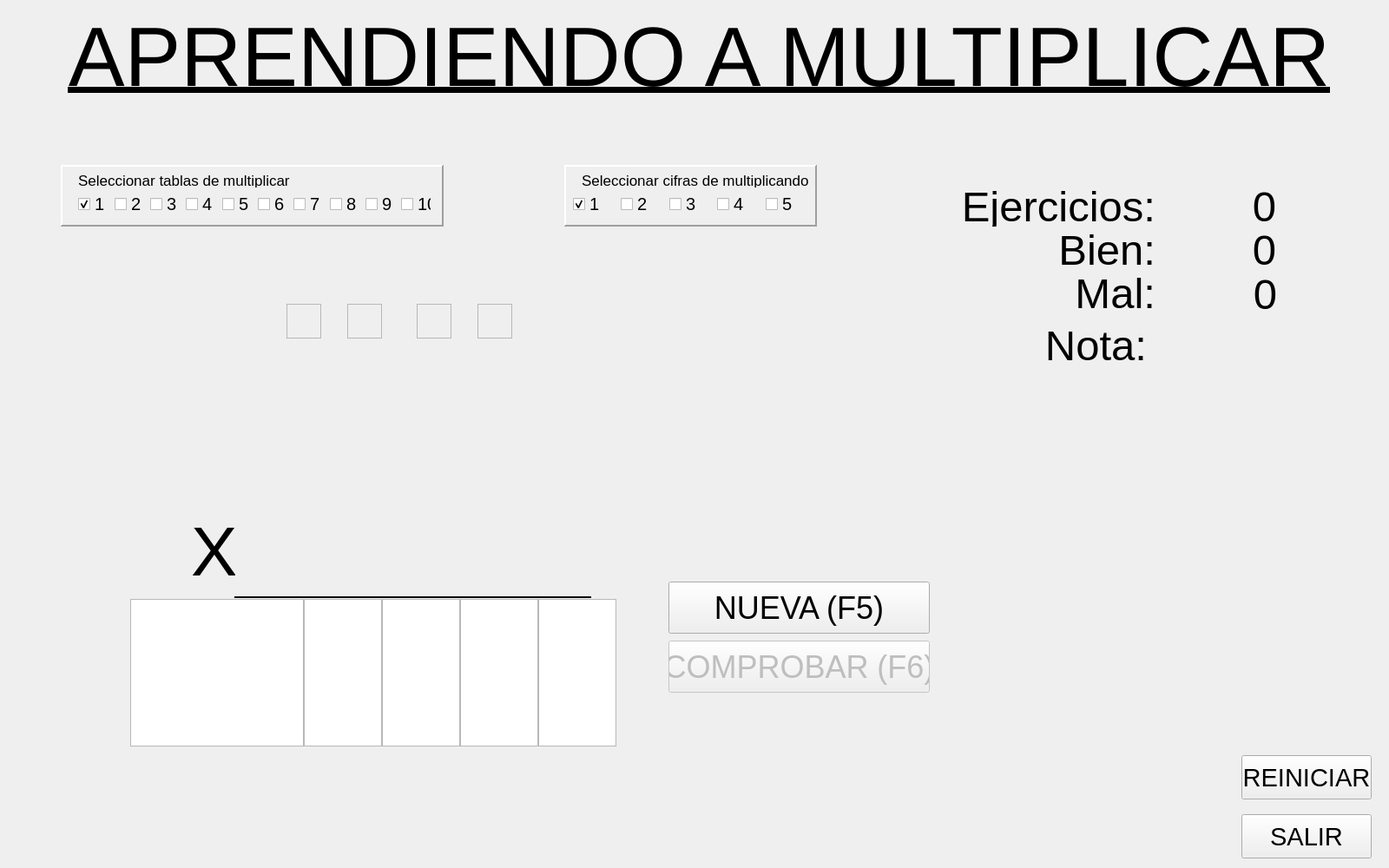
<?xml version="1.0" encoding="UTF-8"?>
<ui version="4.0">
 <class>MainWindow</class>
 <widget class="QMainWindow" name="MainWindow">
  <property name="geometry">
   <rect>
    <x>0</x>
    <y>0</y>
    <width>1600</width>
    <height>1000</height>
   </rect>
  </property>
  <property name="windowTitle">
   <string>MainWindow</string>
  </property>
  <widget class="QWidget" name="centralWidget">
   <widget class="QFrame" name="frame">
    <property name="geometry">
     <rect>
      <x>70</x>
      <y>190</y>
      <width>441</width>
      <height>71</height>
     </rect>
    </property>
    <property name="font">
     <font>
      <pointsize>15</pointsize>
     </font>
    </property>
    <property name="frameShape">
     <enum>QFrame::Panel</enum>
    </property>
    <property name="frameShadow">
     <enum>QFrame::Raised</enum>
    </property>
    <property name="lineWidth">
     <number>2</number>
    </property>
    <property name="midLineWidth">
     <number>2</number>
    </property>
    <widget class="QWidget" name="layoutWidget">
     <property name="geometry">
      <rect>
       <x>20</x>
       <y>30</y>
       <width>407</width>
       <height>31</height>
      </rect>
     </property>
     <property name="font">
      <font>
       <pointsize>15</pointsize>
      </font>
     </property>
     <layout class="QHBoxLayout" name="horizontalLayout">
      <item>
       <widget class="QCheckBox" name="checkBox">
        <property name="font">
         <font>
          <pointsize>15</pointsize>
         </font>
        </property>
        <property name="text">
         <string>1</string>
        </property>
        <property name="checked">
         <bool>true</bool>
        </property>
       </widget>
      </item>
      <item>
       <widget class="QCheckBox" name="checkBox_2">
        <property name="font">
         <font>
          <pointsize>15</pointsize>
         </font>
        </property>
        <property name="text">
         <string>2</string>
        </property>
       </widget>
      </item>
      <item>
       <widget class="QCheckBox" name="checkBox_3">
        <property name="font">
         <font>
          <pointsize>15</pointsize>
         </font>
        </property>
        <property name="text">
         <string>3</string>
        </property>
       </widget>
      </item>
      <item>
       <widget class="QCheckBox" name="checkBox_4">
        <property name="font">
         <font>
          <pointsize>15</pointsize>
         </font>
        </property>
        <property name="text">
         <string>4</string>
        </property>
       </widget>
      </item>
      <item>
       <widget class="QCheckBox" name="checkBox_5">
        <property name="font">
         <font>
          <pointsize>15</pointsize>
         </font>
        </property>
        <property name="text">
         <string>5</string>
        </property>
       </widget>
      </item>
      <item>
       <widget class="QCheckBox" name="checkBox_6">
        <property name="font">
         <font>
          <pointsize>15</pointsize>
         </font>
        </property>
        <property name="text">
         <string>6</string>
        </property>
       </widget>
      </item>
      <item>
       <widget class="QCheckBox" name="checkBox_7">
        <property name="font">
         <font>
          <pointsize>15</pointsize>
         </font>
        </property>
        <property name="text">
         <string>7</string>
        </property>
       </widget>
      </item>
      <item>
       <widget class="QCheckBox" name="checkBox_8">
        <property name="font">
         <font>
          <pointsize>15</pointsize>
         </font>
        </property>
        <property name="text">
         <string>8</string>
        </property>
       </widget>
      </item>
      <item>
       <widget class="QCheckBox" name="checkBox_9">
        <property name="font">
         <font>
          <pointsize>15</pointsize>
         </font>
        </property>
        <property name="text">
         <string>9</string>
        </property>
       </widget>
      </item>
      <item>
       <widget class="QCheckBox" name="checkBox_10">
        <property name="font">
         <font>
          <pointsize>15</pointsize>
         </font>
        </property>
        <property name="text">
         <string>10</string>
        </property>
       </widget>
      </item>
     </layout>
    </widget>
   </widget>
   <widget class="QLabel" name="titulo">
    <property name="geometry">
     <rect>
      <x>20</x>
      <y>10</y>
      <width>1571</width>
      <height>111</height>
     </rect>
    </property>
    <property name="font">
     <font>
      <pointsize>73</pointsize>
      <weight>50</weight>
      <bold>false</bold>
      <underline>true</underline>
     </font>
    </property>
    <property name="text">
     <string>APRENDIENDO A MULTIPLICAR</string>
    </property>
    <property name="textFormat">
     <enum>Qt::PlainText</enum>
    </property>
    <property name="alignment">
     <set>Qt::AlignCenter</set>
    </property>
   </widget>
   <widget class="QLabel" name="seleccionar">
    <property name="geometry">
     <rect>
      <x>90</x>
      <y>200</y>
      <width>271</width>
      <height>16</height>
     </rect>
    </property>
    <property name="font">
     <font>
      <pointsize>13</pointsize>
     </font>
    </property>
    <property name="text">
     <string>Seleccionar tablas de multiplicar</string>
    </property>
   </widget>
   <widget class="QFrame" name="frame_2">
    <property name="geometry">
     <rect>
      <x>650</x>
      <y>190</y>
      <width>291</width>
      <height>71</height>
     </rect>
    </property>
    <property name="font">
     <font>
      <pointsize>15</pointsize>
     </font>
    </property>
    <property name="frameShape">
     <enum>QFrame::Panel</enum>
    </property>
    <property name="frameShadow">
     <enum>QFrame::Raised</enum>
    </property>
    <property name="lineWidth">
     <number>2</number>
    </property>
    <property name="midLineWidth">
     <number>2</number>
    </property>
    <widget class="QWidget" name="layoutWidget">
     <property name="geometry">
      <rect>
       <x>10</x>
       <y>30</y>
       <width>271</width>
       <height>31</height>
      </rect>
     </property>
     <property name="font">
      <font>
       <pointsize>15</pointsize>
      </font>
     </property>
     <layout class="QHBoxLayout" name="horizontalLayout_2">
      <item>
       <widget class="QCheckBox" name="checkBox_11">
        <property name="font">
         <font>
          <pointsize>15</pointsize>
         </font>
        </property>
        <property name="text">
         <string>1</string>
        </property>
        <property name="checked">
         <bool>true</bool>
        </property>
       </widget>
      </item>
      <item>
       <widget class="QCheckBox" name="checkBox_12">
        <property name="font">
         <font>
          <pointsize>15</pointsize>
         </font>
        </property>
        <property name="text">
         <string>2</string>
        </property>
       </widget>
      </item>
      <item>
       <widget class="QCheckBox" name="checkBox_13">
        <property name="font">
         <font>
          <pointsize>15</pointsize>
         </font>
        </property>
        <property name="text">
         <string>3</string>
        </property>
       </widget>
      </item>
      <item>
       <widget class="QCheckBox" name="checkBox_14">
        <property name="font">
         <font>
          <pointsize>15</pointsize>
         </font>
        </property>
        <property name="text">
         <string>4</string>
        </property>
       </widget>
      </item>
      <item>
       <widget class="QCheckBox" name="checkBox_15">
        <property name="font">
         <font>
          <pointsize>15</pointsize>
         </font>
        </property>
        <property name="text">
         <string>5</string>
        </property>
       </widget>
      </item>
     </layout>
    </widget>
    <widget class="QLabel" name="seleccionar_2">
     <property name="geometry">
      <rect>
       <x>20</x>
       <y>10</y>
       <width>261</width>
       <height>16</height>
      </rect>
     </property>
     <property name="font">
      <font>
       <pointsize>13</pointsize>
      </font>
     </property>
     <property name="text">
      <string>Seleccionar cifras de multiplicando</string>
     </property>
    </widget>
   </widget>
   <widget class="QPushButton" name="pushButtonSalir">
    <property name="geometry">
     <rect>
      <x>1430</x>
      <y>938</y>
      <width>150</width>
      <height>51</height>
     </rect>
    </property>
    <property name="font">
     <font>
      <pointsize>22</pointsize>
     </font>
    </property>
    <property name="text">
     <string>SALIR</string>
    </property>
   </widget>
   <widget class="QPushButton" name="pushButtonReiniciar">
    <property name="geometry">
     <rect>
      <x>1430</x>
      <y>870</y>
      <width>150</width>
      <height>51</height>
     </rect>
    </property>
    <property name="font">
     <font>
      <pointsize>22</pointsize>
     </font>
    </property>
    <property name="text">
     <string>REINICIAR</string>
    </property>
   </widget>
   <widget class="QPushButton" name="pushButtonComprobar">
    <property name="enabled">
     <bool>false</bool>
    </property>
    <property name="geometry">
     <rect>
      <x>770</x>
      <y>738</y>
      <width>301</width>
      <height>60</height>
     </rect>
    </property>
    <property name="font">
     <font>
      <pointsize>27</pointsize>
     </font>
    </property>
    <property name="text">
     <string>COMPROBAR (F6)</string>
    </property>
    <property name="shortcut">
     <string>F6</string>
    </property>
   </widget>
   <widget class="QPushButton" name="pushButtonGenerar">
    <property name="enabled">
     <bool>true</bool>
    </property>
    <property name="geometry">
     <rect>
      <x>770</x>
      <y>670</y>
      <width>301</width>
      <height>60</height>
     </rect>
    </property>
    <property name="font">
     <font>
      <pointsize>27</pointsize>
     </font>
    </property>
    <property name="text">
     <string>NUEVA (F5)</string>
    </property>
    <property name="shortcut">
     <string>F5</string>
    </property>
   </widget>
   <widget class="QLabel" name="labelmultiplicando">
    <property name="geometry">
     <rect>
      <x>250</x>
      <y>360</y>
      <width>431</width>
      <height>191</height>
     </rect>
    </property>
    <property name="font">
     <font>
      <pointsize>100</pointsize>
     </font>
    </property>
    <property name="text">
     <string/>
    </property>
    <property name="textFormat">
     <enum>Qt::RichText</enum>
    </property>
    <property name="alignment">
     <set>Qt::AlignRight|Qt::AlignTrailing|Qt::AlignVCenter</set>
    </property>
   </widget>
   <widget class="QLabel" name="labelejercicios">
    <property name="geometry">
     <rect>
      <x>1339</x>
      <y>210</y>
      <width>131</width>
      <height>51</height>
     </rect>
    </property>
    <property name="font">
     <font>
      <pointsize>37</pointsize>
     </font>
    </property>
    <property name="text">
     <string>0</string>
    </property>
    <property name="textFormat">
     <enum>Qt::RichText</enum>
    </property>
    <property name="alignment">
     <set>Qt::AlignRight|Qt::AlignTrailing|Qt::AlignVCenter</set>
    </property>
   </widget>
   <widget class="QLabel" name="labelmultiplicador_2">
    <property name="geometry">
     <rect>
      <x>220</x>
      <y>590</y>
      <width>51</width>
      <height>81</height>
     </rect>
    </property>
    <property name="font">
     <font>
      <pointsize>60</pointsize>
     </font>
    </property>
    <property name="text">
     <string>X</string>
    </property>
    <property name="textFormat">
     <enum>Qt::RichText</enum>
    </property>
    <property name="alignment">
     <set>Qt::AlignRight|Qt::AlignTrailing|Qt::AlignVCenter</set>
    </property>
   </widget>
   <widget class="Line" name="line">
    <property name="geometry">
     <rect>
      <x>270</x>
      <y>680</y>
      <width>411</width>
      <height>16</height>
     </rect>
    </property>
    <property name="frameShadow">
     <enum>QFrame::Plain</enum>
    </property>
    <property name="lineWidth">
     <number>2</number>
    </property>
    <property name="orientation">
     <enum>Qt::Horizontal</enum>
    </property>
   </widget>
   <widget class="QLabel" name="labelresultado">
    <property name="geometry">
     <rect>
      <x>230</x>
      <y>840</y>
      <width>471</width>
      <height>171</height>
     </rect>
    </property>
    <property name="font">
     <font>
      <pointsize>100</pointsize>
     </font>
    </property>
    <property name="text">
     <string/>
    </property>
    <property name="textFormat">
     <enum>Qt::RichText</enum>
    </property>
    <property name="alignment">
     <set>Qt::AlignRight|Qt::AlignTrailing|Qt::AlignVCenter</set>
    </property>
   </widget>
   <widget class="QTextEdit" name="textEditunidades">
    <property name="geometry">
     <rect>
      <x>620</x>
      <y>690</y>
      <width>90</width>
      <height>170</height>
     </rect>
    </property>
    <property name="sizePolicy">
     <sizepolicy hsizetype="Minimum" vsizetype="Minimum">
      <horstretch>0</horstretch>
      <verstretch>0</verstretch>
     </sizepolicy>
    </property>
    <property name="font">
     <font>
      <pointsize>100</pointsize>
     </font>
    </property>
    <property name="inputMethodHints">
     <set>Qt::ImhDigitsOnly</set>
    </property>
    <property name="verticalScrollBarPolicy">
     <enum>Qt::ScrollBarAlwaysOff</enum>
    </property>
    <property name="horizontalScrollBarPolicy">
     <enum>Qt::ScrollBarAlwaysOff</enum>
    </property>
    <property name="tabChangesFocus">
     <bool>true</bool>
    </property>
   </widget>
   <widget class="QTextEdit" name="textEditdecenas">
    <property name="geometry">
     <rect>
      <x>530</x>
      <y>690</y>
      <width>90</width>
      <height>170</height>
     </rect>
    </property>
    <property name="sizePolicy">
     <sizepolicy hsizetype="Minimum" vsizetype="Minimum">
      <horstretch>0</horstretch>
      <verstretch>0</verstretch>
     </sizepolicy>
    </property>
    <property name="font">
     <font>
      <pointsize>100</pointsize>
     </font>
    </property>
    <property name="inputMethodHints">
     <set>Qt::ImhDigitsOnly</set>
    </property>
    <property name="verticalScrollBarPolicy">
     <enum>Qt::ScrollBarAlwaysOff</enum>
    </property>
    <property name="horizontalScrollBarPolicy">
     <enum>Qt::ScrollBarAlwaysOff</enum>
    </property>
    <property name="tabChangesFocus">
     <bool>true</bool>
    </property>
   </widget>
   <widget class="QTextEdit" name="textEditcentenas">
    <property name="geometry">
     <rect>
      <x>440</x>
      <y>690</y>
      <width>90</width>
      <height>170</height>
     </rect>
    </property>
    <property name="sizePolicy">
     <sizepolicy hsizetype="Minimum" vsizetype="Minimum">
      <horstretch>0</horstretch>
      <verstretch>0</verstretch>
     </sizepolicy>
    </property>
    <property name="font">
     <font>
      <pointsize>100</pointsize>
     </font>
    </property>
    <property name="verticalScrollBarPolicy">
     <enum>Qt::ScrollBarAlwaysOff</enum>
    </property>
    <property name="horizontalScrollBarPolicy">
     <enum>Qt::ScrollBarAlwaysOff</enum>
    </property>
    <property name="tabChangesFocus">
     <bool>true</bool>
    </property>
   </widget>
   <widget class="QTextEdit" name="textEditmillares">
    <property name="geometry">
     <rect>
      <x>350</x>
      <y>690</y>
      <width>90</width>
      <height>170</height>
     </rect>
    </property>
    <property name="sizePolicy">
     <sizepolicy hsizetype="Minimum" vsizetype="Minimum">
      <horstretch>0</horstretch>
      <verstretch>0</verstretch>
     </sizepolicy>
    </property>
    <property name="font">
     <font>
      <pointsize>100</pointsize>
     </font>
    </property>
    <property name="verticalScrollBarPolicy">
     <enum>Qt::ScrollBarAlwaysOff</enum>
    </property>
    <property name="horizontalScrollBarPolicy">
     <enum>Qt::ScrollBarAlwaysOff</enum>
    </property>
    <property name="tabChangesFocus">
     <bool>true</bool>
    </property>
   </widget>
   <widget class="QTextEdit" name="textEditdecenasdemillares">
    <property name="geometry">
     <rect>
      <x>150</x>
      <y>690</y>
      <width>200</width>
      <height>170</height>
     </rect>
    </property>
    <property name="sizePolicy">
     <sizepolicy hsizetype="Minimum" vsizetype="Minimum">
      <horstretch>0</horstretch>
      <verstretch>0</verstretch>
     </sizepolicy>
    </property>
    <property name="font">
     <font>
      <pointsize>100</pointsize>
     </font>
    </property>
    <property name="verticalScrollBarPolicy">
     <enum>Qt::ScrollBarAlwaysOff</enum>
    </property>
    <property name="horizontalScrollBarPolicy">
     <enum>Qt::ScrollBarAlwaysOff</enum>
    </property>
    <property name="tabChangesFocus">
     <bool>true</bool>
    </property>
   </widget>
   <widget class="QTextEdit" name="textEditllevadas1">
    <property name="enabled">
     <bool>false</bool>
    </property>
    <property name="geometry">
     <rect>
      <x>550</x>
      <y>350</y>
      <width>40</width>
      <height>40</height>
     </rect>
    </property>
    <property name="sizePolicy">
     <sizepolicy hsizetype="Minimum" vsizetype="Minimum">
      <horstretch>0</horstretch>
      <verstretch>0</verstretch>
     </sizepolicy>
    </property>
    <property name="font">
     <font>
      <pointsize>20</pointsize>
     </font>
    </property>
    <property name="lineWidth">
     <number>0</number>
    </property>
    <property name="verticalScrollBarPolicy">
     <enum>Qt::ScrollBarAlwaysOff</enum>
    </property>
    <property name="horizontalScrollBarPolicy">
     <enum>Qt::ScrollBarAlwaysOff</enum>
    </property>
    <property name="tabChangesFocus">
     <bool>true</bool>
    </property>
   </widget>
   <widget class="QTextEdit" name="textEditllevadas2">
    <property name="enabled">
     <bool>false</bool>
    </property>
    <property name="geometry">
     <rect>
      <x>480</x>
      <y>350</y>
      <width>40</width>
      <height>40</height>
     </rect>
    </property>
    <property name="sizePolicy">
     <sizepolicy hsizetype="Minimum" vsizetype="Minimum">
      <horstretch>0</horstretch>
      <verstretch>0</verstretch>
     </sizepolicy>
    </property>
    <property name="font">
     <font>
      <pointsize>20</pointsize>
     </font>
    </property>
    <property name="lineWidth">
     <number>0</number>
    </property>
    <property name="verticalScrollBarPolicy">
     <enum>Qt::ScrollBarAlwaysOff</enum>
    </property>
    <property name="horizontalScrollBarPolicy">
     <enum>Qt::ScrollBarAlwaysOff</enum>
    </property>
    <property name="tabChangesFocus">
     <bool>true</bool>
    </property>
   </widget>
   <widget class="QTextEdit" name="textEditllevadas3">
    <property name="enabled">
     <bool>false</bool>
    </property>
    <property name="geometry">
     <rect>
      <x>400</x>
      <y>350</y>
      <width>40</width>
      <height>40</height>
     </rect>
    </property>
    <property name="sizePolicy">
     <sizepolicy hsizetype="Minimum" vsizetype="Minimum">
      <horstretch>0</horstretch>
      <verstretch>0</verstretch>
     </sizepolicy>
    </property>
    <property name="font">
     <font>
      <pointsize>20</pointsize>
     </font>
    </property>
    <property name="lineWidth">
     <number>0</number>
    </property>
    <property name="verticalScrollBarPolicy">
     <enum>Qt::ScrollBarAlwaysOff</enum>
    </property>
    <property name="horizontalScrollBarPolicy">
     <enum>Qt::ScrollBarAlwaysOff</enum>
    </property>
    <property name="tabChangesFocus">
     <bool>true</bool>
    </property>
   </widget>
   <widget class="QTextEdit" name="textEditllevadas4">
    <property name="enabled">
     <bool>false</bool>
    </property>
    <property name="geometry">
     <rect>
      <x>330</x>
      <y>350</y>
      <width>40</width>
      <height>40</height>
     </rect>
    </property>
    <property name="sizePolicy">
     <sizepolicy hsizetype="Minimum" vsizetype="Minimum">
      <horstretch>0</horstretch>
      <verstretch>0</verstretch>
     </sizepolicy>
    </property>
    <property name="font">
     <font>
      <pointsize>20</pointsize>
     </font>
    </property>
    <property name="lineWidth">
     <number>0</number>
    </property>
    <property name="verticalScrollBarPolicy">
     <enum>Qt::ScrollBarAlwaysOff</enum>
    </property>
    <property name="horizontalScrollBarPolicy">
     <enum>Qt::ScrollBarAlwaysOff</enum>
    </property>
    <property name="tabChangesFocus">
     <bool>true</bool>
    </property>
   </widget>
   <widget class="QLabel" name="labelbien">
    <property name="geometry">
     <rect>
      <x>1339</x>
      <y>260</y>
      <width>131</width>
      <height>51</height>
     </rect>
    </property>
    <property name="font">
     <font>
      <pointsize>37</pointsize>
     </font>
    </property>
    <property name="text">
     <string>0</string>
    </property>
    <property name="textFormat">
     <enum>Qt::RichText</enum>
    </property>
    <property name="alignment">
     <set>Qt::AlignRight|Qt::AlignTrailing|Qt::AlignVCenter</set>
    </property>
   </widget>
   <widget class="QLabel" name="labelmal">
    <property name="geometry">
     <rect>
      <x>1340</x>
      <y>311</y>
      <width>131</width>
      <height>51</height>
     </rect>
    </property>
    <property name="font">
     <font>
      <pointsize>37</pointsize>
     </font>
    </property>
    <property name="text">
     <string>0</string>
    </property>
    <property name="textFormat">
     <enum>Qt::RichText</enum>
    </property>
    <property name="alignment">
     <set>Qt::AlignRight|Qt::AlignTrailing|Qt::AlignVCenter</set>
    </property>
   </widget>
   <widget class="QLabel" name="labelnota">
    <property name="geometry">
     <rect>
      <x>1329</x>
      <y>369</y>
      <width>141</width>
      <height>51</height>
     </rect>
    </property>
    <property name="font">
     <font>
      <pointsize>37</pointsize>
     </font>
    </property>
    <property name="text">
     <string/>
    </property>
    <property name="textFormat">
     <enum>Qt::RichText</enum>
    </property>
    <property name="alignment">
     <set>Qt::AlignRight|Qt::AlignTrailing|Qt::AlignVCenter</set>
    </property>
   </widget>
   <widget class="QLabel" name="labelejercicios_2">
    <property name="geometry">
     <rect>
      <x>1090</x>
      <y>210</y>
      <width>241</width>
      <height>51</height>
     </rect>
    </property>
    <property name="font">
     <font>
      <pointsize>37</pointsize>
     </font>
    </property>
    <property name="text">
     <string>Ejercicios:</string>
    </property>
    <property name="textFormat">
     <enum>Qt::RichText</enum>
    </property>
    <property name="alignment">
     <set>Qt::AlignRight|Qt::AlignTrailing|Qt::AlignVCenter</set>
    </property>
   </widget>
   <widget class="QLabel" name="labelbien_2">
    <property name="geometry">
     <rect>
      <x>1180</x>
      <y>260</y>
      <width>151</width>
      <height>51</height>
     </rect>
    </property>
    <property name="font">
     <font>
      <pointsize>37</pointsize>
     </font>
    </property>
    <property name="text">
     <string>Bien:</string>
    </property>
    <property name="textFormat">
     <enum>Qt::RichText</enum>
    </property>
    <property name="alignment">
     <set>Qt::AlignRight|Qt::AlignTrailing|Qt::AlignVCenter</set>
    </property>
   </widget>
   <widget class="QLabel" name="labelmal_2">
    <property name="geometry">
     <rect>
      <x>1180</x>
      <y>310</y>
      <width>151</width>
      <height>51</height>
     </rect>
    </property>
    <property name="font">
     <font>
      <pointsize>37</pointsize>
     </font>
    </property>
    <property name="text">
     <string>Mal:</string>
    </property>
    <property name="textFormat">
     <enum>Qt::RichText</enum>
    </property>
    <property name="alignment">
     <set>Qt::AlignRight|Qt::AlignTrailing|Qt::AlignVCenter</set>
    </property>
   </widget>
   <widget class="QLabel" name="labelnota_2">
    <property name="geometry">
     <rect>
      <x>1140</x>
      <y>370</y>
      <width>181</width>
      <height>51</height>
     </rect>
    </property>
    <property name="font">
     <font>
      <pointsize>37</pointsize>
     </font>
    </property>
    <property name="text">
     <string>Nota:</string>
    </property>
    <property name="textFormat">
     <enum>Qt::RichText</enum>
    </property>
    <property name="alignment">
     <set>Qt::AlignRight|Qt::AlignTrailing|Qt::AlignVCenter</set>
    </property>
   </widget>
   <widget class="QLabel" name="labelmultiplicador">
    <property name="geometry">
     <rect>
      <x>510</x>
      <y>530</y>
      <width>171</width>
      <height>141</height>
     </rect>
    </property>
    <property name="font">
     <font>
      <pointsize>100</pointsize>
     </font>
    </property>
    <property name="text">
     <string/>
    </property>
    <property name="textFormat">
     <enum>Qt::RichText</enum>
    </property>
    <property name="alignment">
     <set>Qt::AlignRight|Qt::AlignTrailing|Qt::AlignVCenter</set>
    </property>
   </widget>
   <widget class="QLabel" name="labelresultado_2">
    <property name="geometry">
     <rect>
      <x>810</x>
      <y>850</y>
      <width>301</width>
      <height>141</height>
     </rect>
    </property>
    <property name="font">
     <font>
      <pointsize>100</pointsize>
     </font>
    </property>
    <property name="text">
     <string/>
    </property>
    <property name="textFormat">
     <enum>Qt::RichText</enum>
    </property>
    <property name="alignment">
     <set>Qt::AlignRight|Qt::AlignTrailing|Qt::AlignVCenter</set>
    </property>
   </widget>
   <widget class="QLabel" name="corazon">
    <property name="geometry">
     <rect>
      <x>1260</x>
      <y>520</y>
      <width>1</width>
      <height>1</height>
     </rect>
    </property>
    <property name="text">
     <string/>
    </property>
    <property name="pixmap">
     <pixmap>conseguido.png</pixmap>
    </property>
    <property name="scaledContents">
     <bool>true</bool>
    </property>
   </widget>
  </widget>
 </widget>
 <tabstops>
  <tabstop>checkBox</tabstop>
  <tabstop>checkBox_2</tabstop>
  <tabstop>checkBox_3</tabstop>
  <tabstop>checkBox_4</tabstop>
  <tabstop>checkBox_5</tabstop>
  <tabstop>checkBox_6</tabstop>
  <tabstop>checkBox_7</tabstop>
  <tabstop>checkBox_8</tabstop>
  <tabstop>checkBox_9</tabstop>
  <tabstop>checkBox_10</tabstop>
  <tabstop>checkBox_11</tabstop>
  <tabstop>checkBox_12</tabstop>
  <tabstop>checkBox_13</tabstop>
  <tabstop>checkBox_14</tabstop>
  <tabstop>checkBox_15</tabstop>
  <tabstop>pushButtonGenerar</tabstop>
  <tabstop>pushButtonComprobar</tabstop>
  <tabstop>textEditunidades</tabstop>
  <tabstop>textEditllevadas1</tabstop>
  <tabstop>textEditdecenas</tabstop>
  <tabstop>textEditllevadas2</tabstop>
  <tabstop>textEditcentenas</tabstop>
  <tabstop>textEditllevadas3</tabstop>
  <tabstop>textEditmillares</tabstop>
  <tabstop>textEditllevadas4</tabstop>
  <tabstop>textEditdecenasdemillares</tabstop>
  <tabstop>pushButtonReiniciar</tabstop>
  <tabstop>pushButtonSalir</tabstop>
 </tabstops>
 <resources/>
 <connections/>
</ui>
